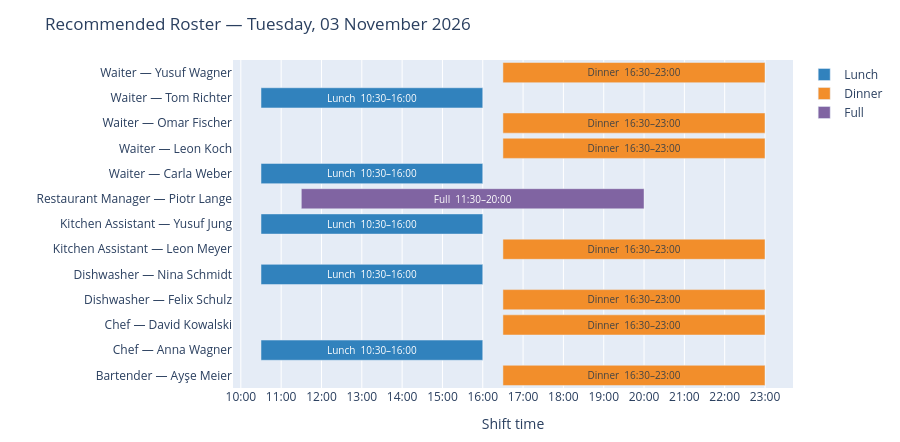

Write notebook code for a chart like this one.
### Code cell
# ============================================================
# SELECTED-DAY ROSTER TIMELINE
# ============================================================

# Change this date to any date in the forecast.
selected_date = pd.Timestamp("2026-11-03")

daily_roster = recommended_roster.loc[
    recommended_roster["date"].dt.normalize() == selected_date.normalize()
].copy()

if daily_roster.empty:
    print(f"No employees were assigned for {selected_date:%A, %d %B %Y}.")
else:
    daily_roster["employee_label"] = (
        daily_roster["role"]
        + " — "
        + daily_roster["employee_name"]
    )

    daily_roster["start_datetime"] = pd.to_datetime(
        daily_roster["date"].dt.strftime("%Y-%m-%d")
        + " "
        + daily_roster["start_time"]
    )

    daily_roster["end_datetime"] = pd.to_datetime(
        daily_roster["date"].dt.strftime("%Y-%m-%d")
        + " "
        + daily_roster["end_time"]
    )

    daily_roster["shift_label"] = (
        daily_roster["shift_type"]
        + "  "
        + daily_roster["start_time"]
        + "–"
        + daily_roster["end_time"]
    )

    employee_order = (
        daily_roster
        .sort_values(["role", "employee_name"])["employee_label"]
        .drop_duplicates()
        .tolist()
    )

    fig_roster = px.timeline(
        daily_roster,
        x_start="start_datetime",
        x_end="end_datetime",
        y="employee_label",
        color="shift_type",
        text="shift_label",
        category_orders={
            "employee_label": employee_order,
            "shift_type": ["Lunch", "Dinner", "Full"]
        },
        color_discrete_map={
            "Lunch": "#3182bd",
            "Dinner": "#f28e2b",
            "Full": "#8064a2"
        },
        hover_data={
            "role": True,
            "employee_name": True,
            "shift_type": True,
            "start_time": True,
            "end_time": True,
            "hours": ":.1f",
            "labour_cost": ":.2f",
            "employee_label": False,
            "shift_label": False,
            "start_datetime": False,
            "end_datetime": False
        },
        labels={
            "employee_label": "Employee",
            "shift_type": "Shift",
            "hours": "Hours",
            "labour_cost": "Labour cost (€)"
        },
        title=f"Recommended Roster — {selected_date:%A, %d %B %Y}"
    )

    fig_roster.update_yaxes(
        autorange="reversed",
        title=""
    )

    fig_roster.update_xaxes(
        tickformat="%H:%M",
        dtick=60 * 60 * 1000,
        title="Shift time"
    )

    fig_roster.update_traces(
        textposition="inside",
        insidetextanchor="middle"
    )

    fig_roster.update_layout(
        height=max(420, 34 * daily_roster["employee_id"].nunique()),
        legend_title_text="",
        margin=dict(l=20, r=20, t=60, b=40)
    )

    fig_roster.show()

    print("Assigned shifts for this day:")
    display(
        daily_roster[
            [
                "employee_name",
                "role",
                "shift_type",
                "start_time",
                "end_time",
                "hours",
                "labour_cost"
            ]
        ]
        .sort_values(["start_time", "role", "employee_name"])
        .round(2)
        .reset_index(drop=True)
    )

# Show uncovered requirements for this date, with their reasons.
daily_gaps = staffing_gaps.loc[
    pd.to_datetime(staffing_gaps["date"]).dt.normalize()
    == selected_date.normalize()
]

print(f"Unfilled positions for {selected_date:%A, %d %B %Y}:")
if daily_gaps.empty:
    print("None — all required positions were assigned.")
else:
    display(
        daily_gaps[
            ["role", "shift_type", "hours", "unfilled", "reason"]
        ].reset_index(drop=True)
    )

### Figure 1 — Plotly figure (JSON) as saved in the notebook; plotly's stock layout.template omitted (floating-point values rounded to 4 significant figures)
{"data": [{"base": ["2026-11-03T10:30:00.000000", "2026-11-03T10:30:00.000000", "2026-11-03T10:30:00.000000", "2026-11-03T10:30:00.000000", "2026-11-03T10:30:00.000000"], "customdata": [["Chef", "Anna Wagner", "Lunch", "10:30", "16:00", 5.5, 112.8, "Lunch  10:30–16:00"], ["Kitchen Assistant", "Yusuf Jung", "Lunch", "10:30", "16:00", 5.5, 82.5, "Lunch  10:30–16:00"], ["Waiter", "Carla Weber", "Lunch", "10:30", "16:00", 5.5, 85.25, "Lunch  10:30–16:00"], ["Waiter", "Tom Richter", "Lunch", "10:30", "16:00", 5.5, 85.25, "Lunch  10:30–16:00"], ["Dishwasher", "Nina Schmidt", "Lunch", "10:30", "16:00", 5.5, 77, "Lunch  10:30–16:00"]], "hovertemplate": "Shift=%{customdata[2]}<br>role=%{customdata[0]}<br>employee_name=%{customdata[1]}<br>start_time=%{customdata[3]}<br>end_time=%{customdata[4]}<br>Hours=%{customdata[5]:.1f}<br>Labour cost (€)=%{customdata[6]:.2f}<extra></extra>", "insidetextanchor": "middle", "legendgroup": "Lunch", "marker": {"color": "#3182bd", "pattern": {"shape": ""}}, "name": "Lunch", "orientation": "h", "showlegend": true, "text": ["Lunch  10:30–16:00", "Lunch  10:30–16:00", "Lunch  10:30–16:00", "Lunch  10:30–16:00", "Lunch  10:30–16:00"], "textposition": "inside", "type": "bar", "x": [19800000, 19800000, 19800000, 19800000, 19800000], "xaxis": "x", "y": ["Chef — Anna Wagner", "Kitchen Assistant — Yusuf Jung", "Waiter — Carla Weber", "Waiter — Tom Richter", "Dishwasher — Nina Schmidt"], "yaxis": "y"}, {"base": ["2026-11-03T16:30:00.000000", "2026-11-03T16:30:00.000000", "2026-11-03T16:30:00.000000", "2026-11-03T16:30:00.000000", "2026-11-03T16:30:00.000000", "2026-11-03T16:30:00.000000", "2026-11-03T16:30:00.000000"], "customdata": [["Chef", "David Kowalski", "Dinner", "16:30", "23:00", 6.5, 136.5, "Dinner  16:30–23:00"], ["Kitchen Assistant", "Leon Meyer", "Dinner", "16:30", "23:00", 6.5, 100.8, "Dinner  16:30–23:00"], ["Waiter", "Leon Koch", "Dinner", "16:30", "23:00", 6.5, 94.25, "Dinner  16:30–23:00"], ["Waiter", "Yusuf Wagner", "Dinner", "16:30", "23:00", 6.5, 91, "Dinner  16:30–23:00"], ["Waiter", "Omar Fischer", "Dinner", "16:30", "23:00", 6.5, 91, "Dinner  16:30–23:00"], ["Bartender", "Ayşe Meier", "Dinner", "16:30", "23:00", 6.5, 107.2, "Dinner  16:30–23:00"], ["Dishwasher", "Felix Schulz", "Dinner", "16:30", "23:00", 6.5, 91, "Dinner  16:30–23:00"]], "hovertemplate": "Shift=%{customdata[2]}<br>role=%{customdata[0]}<br>employee_name=%{customdata[1]}<br>start_time=%{customdata[3]}<br>end_time=%{customdata[4]}<br>Hours=%{customdata[5]:.1f}<br>Labour cost (€)=%{customdata[6]:.2f}<extra></extra>", "insidetextanchor": "middle", "legendgroup": "Dinner", "marker": {"color": "#f28e2b", "pattern": {"shape": ""}}, "name": "Dinner", "orientation": "h", "showlegend": true, "text": ["Dinner  16:30–23:00", "Dinner  16:30–23:00", "Dinner  16:30–23:00", "Dinner  16:30–23:00", "Dinner  16:30–23:00", "Dinner  16:30–23:00", "Dinner  16:30–23:00"], "textposition": "inside", "type": "bar", "x": [23400000, 23400000, 23400000, 23400000, 23400000, 23400000, 23400000], "xaxis": "x", "y": ["Chef — David Kowalski", "Kitchen Assistant — Leon Meyer", "Waiter — Leon Koch", "Waiter — Yusuf Wagner", "Waiter — Omar Fischer", "Bartender — Ayşe Meier", "Dishwasher — Felix Schulz"], "yaxis": "y"}, {"base": ["2026-11-03T11:30:00.000000"], "customdata": [["Restaurant Manager", "Piotr Lange", "Full", "11:30", "20:00", 8, 196, "Full  11:30–20:00"]], "hovertemplate": "Shift=%{customdata[2]}<br>role=%{customdata[0]}<br>employee_name=%{customdata[1]}<br>start_time=%{customdata[3]}<br>end_time=%{customdata[4]}<br>Hours=%{customdata[5]:.1f}<br>Labour cost (€)=%{customdata[6]:.2f}<extra></extra>", "insidetextanchor": "middle", "legendgroup": "Full", "marker": {"color": "#8064a2", "pattern": {"shape": ""}}, "name": "Full", "orientation": "h", "showlegend": true, "text": ["Full  11:30–20:00"], "textposition": "inside", "type": "bar", "x": [30600000], "xaxis": "x", "y": ["Restaurant Manager — Piotr Lange"], "yaxis": "y"}], "layout": {"barmode": "overlay", "height": 442, "legend": {"title": {"text": ""}, "tracegroupgap": 0}, "margin": {"b": 40, "l": 20, "r": 20, "t": 60}, "title": {"text": "Recommended Roster — Tuesday, 03 November 2026"}, "xaxis": {"anchor": "y", "domain": [0, 1], "dtick": 3600000, "tickformat": "%H:%M", "title": {"text": "Shift time"}, "type": "date"}, "yaxis": {"anchor": "x", "autorange": "reversed", "categoryarray": ["Waiter — Yusuf Wagner", "Waiter — Tom Richter", "Waiter — Omar Fischer", "Waiter — Leon Koch", "Waiter — Carla Weber", "Restaurant Manager — Piotr Lange", "Kitchen Assistant — Yusuf Jung", "Kitchen Assistant — Leon Meyer", "Dishwasher — Nina Schmidt", "Dishwasher — Felix Schulz", "Chef — David Kowalski", "Chef — Anna Wagner", "Bartender — Ayşe Meier"], "categoryorder": "array", "domain": [0, 1], "title": {"text": ""}}}}
